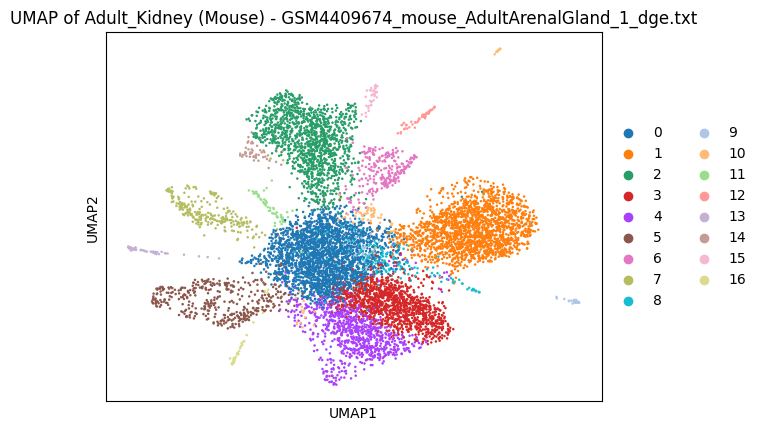
#> input picture projects/BenchMarking_LLMs/UMAPs/umap_Adult_Kidney_Mouse_umap.png, 761 x 431 px, found by its file name
$ jupyter execute --allow-errors scanpyDataProcessing.ipynb   (older library calls are emulated)
#> lines starting #> are read from the running program, lines starting #| are printed output that depends on the picture
[cell 1]
import scanpy as sc

[cell 2]
print(sc.__version__)

[cell 3]
import pandas as pd

[cell 4]
import os
print("Current working directory:", os.getcwd())

[cell 5]
print("Data directory exists:", os.path.exists("data"))

processing Human, mouse, fatal datasets

[cell 6]
import scanpy as sc
import pandas as pd
import numpy as np
import matplotlib.pyplot as plt
import os

def process_dataset(file_path, tissue_type, species):
    print(f"Processing {tissue_type} dataset: {file_path}")

    # Construct the full path to the file
    full_path = os.path.join("data", file_path)
    print(f"Attempting to access file: {full_path}")

    # Check if the file exists
    if not os.path.exists(full_path):
        print(f"Error: File not found: {full_path}")
        return None

    # Read the data
    adata = sc.read_text(full_path, delimiter='\t', first_column_names=True)
    adata = adata.transpose()

    # Basic preprocessing
    sc.pp.filter_cells(adata, min_genes=200)
    sc.pp.filter_genes(adata, min_cells=3)

    # Normalize the data
    sc.pp.normalize_total(adata, target_sum=1e4)
    sc.pp.log1p(adata)

    # Identify highly variable genes
    sc.pp.highly_variable_genes(adata, min_mean=0.0125, max_mean=3, min_disp=0.5)

    # Scale the data
    sc.pp.scale(adata, max_value=10)

    # Perform PCA
    sc.tl.pca(adata, svd_solver='arpack')

    # Compute the neighborhood graph
    sc.pp.neighbors(adata, n_neighbors=10, n_pcs=40)

    # Perform clustering
    sc.tl.leiden(adata)

    # Run UMAP
    sc.tl.umap(adata)

    # Find marker genes
    sc.tl.rank_genes_groups(adata, 'leiden', method='wilcoxon')

    # Plot UMAP
    sc.pl.umap(adata, color='leiden', save=f"{tissue_type}_{species}_umap.png")

    # Get top 10 marker genes for each cluster
    top_genes = pd.DataFrame(adata.uns['rank_genes_groups']['names']).head(10)
    top_genes.to_csv(f"{tissue_type}_{species}_top_genes.csv")

    return adata

# List of datasets
datasets = [
    ("GSM4008619_Adult-Kidney2_dge.txt", "Adult_Kidney", "Human"),
    ("GSM4008620_Adult-Kidney3_dge.txt", "Adult_Kidney", "Human"),
    ("GSM4008623_Adult-Liver1-1_dge.txt", "Adult_Liver", "Human"),
    ("GSM4008624_Adult-Liver1-2_dge.txt", "Adult_Liver", "Human"),
    ("GSM4008628_Adult-Lung1_dge.txt", "Adult_Lung", "Human"),
    ("GSM4008629_Adult-Lung2_dge.txt", "Adult_Lung", "Human"),
    ("GSM4008678_Fetal-Brain3_dge.txt", "Fetal_Brain", "Human"),
    ("GSM4008679_Fetal-Brain4_dge.txt", "Fetal_Brain", "Human"),
    ("GSM4008693_Fetal-Kidney3_dge.txt", "Fetal_Kidney", "Human"),
    ("GSM4008694_Fetal-Kidney4_dge.txt", "Fetal_Kidney", "Human"),
    ("GSM4409674_mouse_AdultArenalGland_1_dge.txt", "Adult_Kidney", "Mouse"),
    ("GSM4409675_mouse_AdultArenalGland_2_dge.txt", "Adult_Kidney", "Mouse"),
    ("GSM4409683_mouse_AdultStomach_2_dge.txt.gz", "Adult_Lung", "Mouse")
]

# In the main part of your script:
for file_name, tissue_type, species in datasets:
    adata = process_dataset(file_name, tissue_type, species)
    if adata is not None:
        adata.write(f"{tissue_type}_{species}_{file_name.split('_')[0]}.h5ad")
    else:
        print(f"Skipping {file_name} due to error.")

print("Processing complete!")

[cell 7]
import scanpy as sc
import pandas as pd

# List of dataset files
dataset_files = [
    "Adult_Kidney_Human_GSM4008619.h5ad",
    "Adult_Kidney_Mouse_GSM4409674.h5ad",
    "Adult_Kidney_Mouse_GSM4409675.h5ad",
    "Adult_Liver_Human_GSM4008623.h5ad",
    "Adult_Lung_Human_GSM4008628.h5ad",
    "bench1_processed.h5ad",
    "bench2_processed.h5ad",
    "Fetal_Brain_Human_GSM4008678.h5ad",
    "Fetal_Kidney_Human_GSM4008693.h5ad"
]

#> (the rest of this cell did not finish here and is left out)

#> (a cell that did not finish here is left out)

[cell 9]
import json

ground_truth = {}

#> (the rest of this cell did not finish here and is left out)

processing Lung cancer datasets

[cell 10]
import scanpy as sc
import pandas as pd
import os

# Function to process a single dataset
def process_dataset(exp_matrix_path, cell_info_path, output_prefix):
    print(f"Processing dataset: {exp_matrix_path} with cell info: {cell_info_path}")

    # Construct full paths
    full_exp_matrix_path = os.path.join('data', exp_matrix_path)
    full_cell_info_path = os.path.join('data', cell_info_path)

    # Check if files exist
    if not os.path.exists(full_exp_matrix_path):
        print(f"Error: Expression matrix file not found: {full_exp_matrix_path}")
        return None
    if not os.path.exists(full_cell_info_path):
        print(f"Error: Cell information file not found: {full_cell_info_path}")
        return None

    # Load the expression matrix
    adata = sc.read_text(full_exp_matrix_path, delimiter='\t', first_column_names=True)
    adata = adata.transpose()

    # Load the cell information
    cell_info = pd.read_csv(full_cell_info_path, delimiter='\t')

    # Ensure the cell information matches the cells in the expression matrix
    adata.obs = cell_info.set_index(adata.obs.index)

    # Basic preprocessing
    sc.pp.filter_cells(adata, min_genes=200)
    sc.pp.filter_genes(adata, min_cells=3)

    # Normalize the data
    sc.pp.normalize_total(adata, target_sum=1e4)
    sc.pp.log1p(adata)

    # Identify highly variable genes
    sc.pp.highly_variable_genes(adata, min_mean=0.0125, max_mean=3, min_disp=0.5)

    # Scale the data
    sc.pp.scale(adata, max_value=10)

    # Perform PCA
    sc.tl.pca(adata, svd_solver='arpack')

    # Compute the neighborhood graph
    sc.pp.neighbors(adata, n_neighbors=10, n_pcs=40)

    # Perform clustering
    sc.tl.leiden(adata)

    # Run UMAP
    sc.tl.umap(adata)

    # Find marker genes
    sc.tl.rank_genes_groups(adata, 'leiden', method='wilcoxon')

    # Plot UMAP
    sc.pl.umap(adata, color='leiden', save=f"_{output_prefix}_umap.png")

    # Get top 10 marker genes for each cluster
    top_genes = pd.DataFrame(adata.uns['rank_genes_groups']['names']).head(10)
    top_genes.to_csv(f"{output_prefix}_top_genes.csv")

    # Save the processed data
    adata.write(f"{output_prefix}_processed.h5ad")

    return adata

# List of datasets
datasets = [
    ("GSE235675_normalized_exp_matrix_bench1_scRNAseq_.txt", "GSE235675_cell_information_bench1_scRNAseq_.txt", "bench1"),
    ("GSE235675_normalized_exp_matrix_bench2_scRNAseq_.txt", "GSE235675_cell_information_bench2_scRNAseq_.txt", "bench2")
]

# Process each dataset
for exp_matrix_path, cell_info_path, output_prefix in datasets:
    adata = process_dataset(exp_matrix_path, cell_info_path, output_prefix)
    if adata is not None:
        print(f"Successfully processed {output_prefix}")
    else:
        print(f"Failed to process {output_prefix}")

print("Processing complete!")

[cell 11]
import scanpy as sc
import pandas as pd
import numpy as np
import matplotlib.pyplot as plt
import os
from PIL import Image

def process_dataset(file_path, tissue_type, species):
    print(f"Processing {tissue_type} dataset: {file_path}")

    # Construct the full path to the file
    full_path = os.path.join("data", file_path)
    print(f"Attempting to access file: {full_path}")

    # Check if the file exists
    if not os.path.exists(full_path):
        print(f"Error: File not found: {full_path}")
        return None

    # Read the data
    adata = sc.read_text(full_path, delimiter='\t', first_column_names=True)
    adata = adata.transpose()

    # Basic preprocessing
    sc.pp.filter_cells(adata, min_genes=200)
    sc.pp.filter_genes(adata, min_cells=3)

    # Normalize the data
    sc.pp.normalize_total(adata, target_sum=1e4)
    sc.pp.log1p(adata)

    # Identify highly variable genes
    sc.pp.highly_variable_genes(adata, min_mean=0.0125, max_mean=3, min_disp=0.5)

    # Scale the data
    sc.pp.scale(adata, max_value=10)

    # Perform PCA
    sc.tl.pca(adata, svd_solver='arpack')

    # Compute the neighborhood graph
    sc.pp.neighbors(adata, n_neighbors=10, n_pcs=40)

    # Perform clustering
    sc.tl.leiden(adata)

    # Run UMAP
    sc.tl.umap(adata)

    # Find marker genes
    sc.tl.rank_genes_groups(adata, 'leiden', method='wilcoxon')

    # Plot UMAP with dataset name in the title
    umap_title = f"UMAP of {tissue_type} ({species}) - {file_path}"
    umap_save_name = f"{tissue_type}_{species}_umap.png"
    sc.pl.umap(adata, color='leiden', title=umap_title, save=f"_{umap_save_name}")

    return umap_save_name

# List of datasets
datasets = [
    ("GSM4008619_Adult-Kidney2_dge.txt", "Adult_Kidney", "Human"),
    ("GSM4008623_Adult-Liver1-1_dge.txt", "Adult_Liver", "Human"),
    ("GSM4008628_Adult-Lung1_dge.txt", "Adult_Lung", "Human"),
    ("GSM4008678_Fetal-Brain3_dge.txt", "Fetal_Brain", "Human"),
    ("GSM4008693_Fetal-Kidney3_dge.txt", "Fetal_Kidney", "Human"),
    ("GSM4409674_mouse_AdultArenalGland_1_dge.txt", "Adult_Kidney", "Mouse"),
]

# In the main part of your script:
umap_images = []
for file_name, tissue_type, species in datasets:
    umap_file = process_dataset(file_name, tissue_type, species)
    if umap_file is not None:
        umap_images.append(f"figures/{umap_file}")
    else:
        print(f"Skipping {file_name} due to error.")

print("UMAP plots generated. Creating collage...")

# Function to create a collage of UMAP images
def create_collage(images, collage_name, rows, cols, thumb_width=300, thumb_height=300):
#> called with collage_name = 'umap_collage.png', rows = 4, cols = 3, thumb_width = 300, thumb_height = 300
    collage_width = cols * thumb_width
    collage_height = rows * thumb_height
    collage_image = Image.new('RGB', (collage_width, collage_height), (255, 255, 255))
#> collage_image: PIL image 900x1200 RGB; every value is 255

    for i, image_file in enumerate(images):
        img = Image.open(image_file)
        img = img.resize((thumb_width, thumb_height), Image.ANTIALIAS)
        x_offset = (i % cols) * thumb_width
        y_offset = (i // cols) * thumb_height
        collage_image.paste(img, (x_offset, y_offset))

    collage_image.save(collage_name)
    print(f"Collage saved as {collage_name}")

# Create a collage with 3 columns and 4 rows (change accordingly if needed)
create_collage(umap_images, "umap_collage.png", rows=4, cols=3)

print("Collage creation complete!")

[cell 12]
import matplotlib.pyplot as plt
import matplotlib.image as mpimg

# Load images (update with your local paths)
img1 = mpimg.imread(r'C:\Users\Owner\Downloads\Dissertation\Benchmarking_LLMs\figures\umap_Adult_Kidney_Mouse_umap.png')
#> img1 is the input picture: shape (431, 761, 4) float32; mean R, G, B, A 0.944, 0.936, 0.936, 1
img2 = mpimg.imread(r'C:\Users\Owner\Downloads\Dissertation\Benchmarking_LLMs\figures\umap_Fetal_Kidney_Human_umap.png')
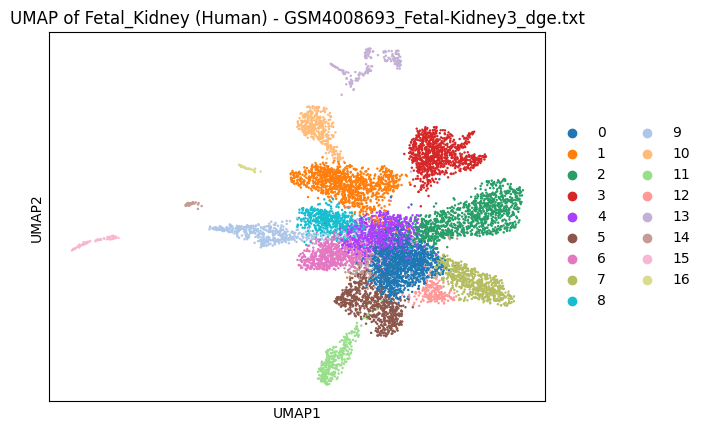
#> input picture projects/BenchMarking_LLMs/UMAPs/umap_Fetal_Kidney_Human_umap.png, 705 x 431 px, found by its file name
#> img2 is the input picture: shape (431, 705, 4) float32; mean R, G, B, A 0.952, 0.946, 0.944, 1
img3 = mpimg.imread(r'C:\Users\Owner\Downloads\Dissertation\Benchmarking_LLMs\figures\umap_Fetal_Brain_Human_umap.png')
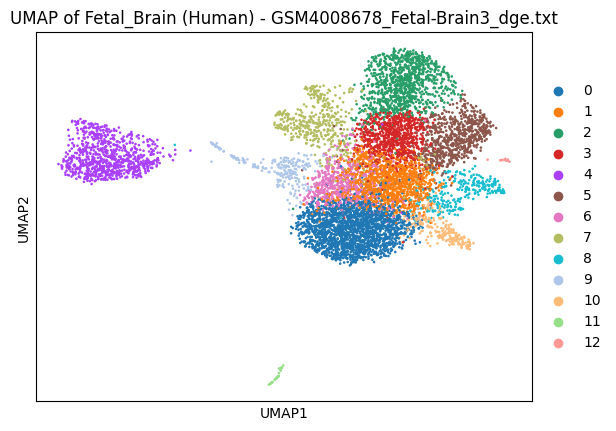
#> input picture projects/BenchMarking_LLMs/UMAPs/umap_Fetal_Brain_Human_umap.png, 616 x 431 px, found by its file name
#> img3 is the input picture: shape (431, 616, 4) float32; mean R, G, B, A 0.938, 0.932, 0.935, 1
img4 = mpimg.imread(r'C:\Users\Owner\Downloads\Dissertation\Benchmarking_LLMs\figures\umap_Adult_Lung_Human_umap.png')
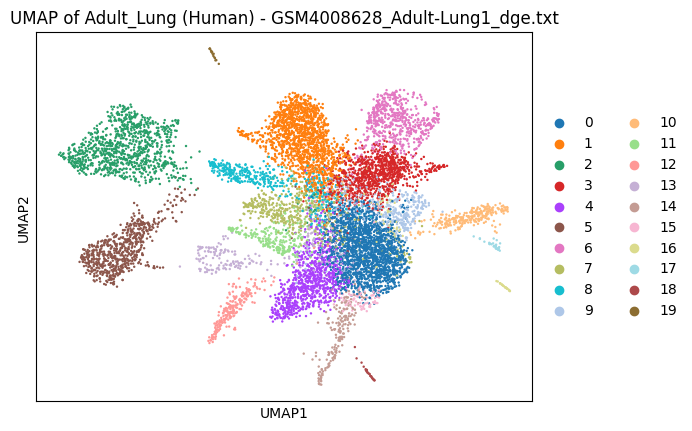
#> input picture projects/BenchMarking_LLMs/UMAPs/umap_Adult_Lung_Human_umap.png, 692 x 431 px, found by its file name
#> img4 is the input picture: shape (431, 692, 4) float32; mean R, G, B, A 0.943, 0.935, 0.935, 1
img5 = mpimg.imread(r'C:\Users\Owner\Downloads\Dissertation\Benchmarking_LLMs\figures\umap_Adult_Liver_Human_umap.png')
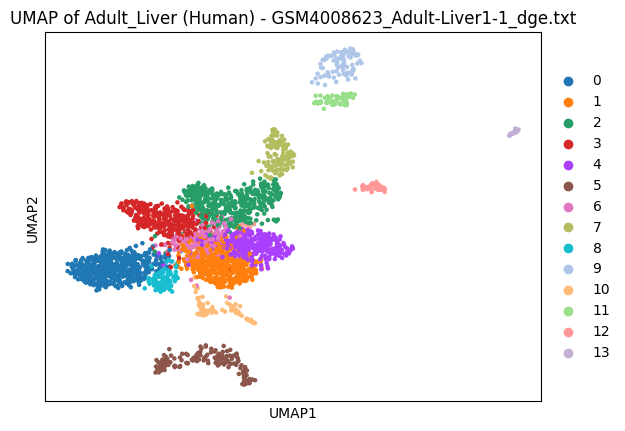
#> input picture projects/BenchMarking_LLMs/UMAPs/umap_Adult_Liver_Human_umap.png, 625 x 431 px, found by its file name
#> img5 is the input picture: shape (431, 625, 4) float32; mean R, G, B, A 0.951, 0.946, 0.946, 1
#> (the rest of this cell did not finish here and is left out)
